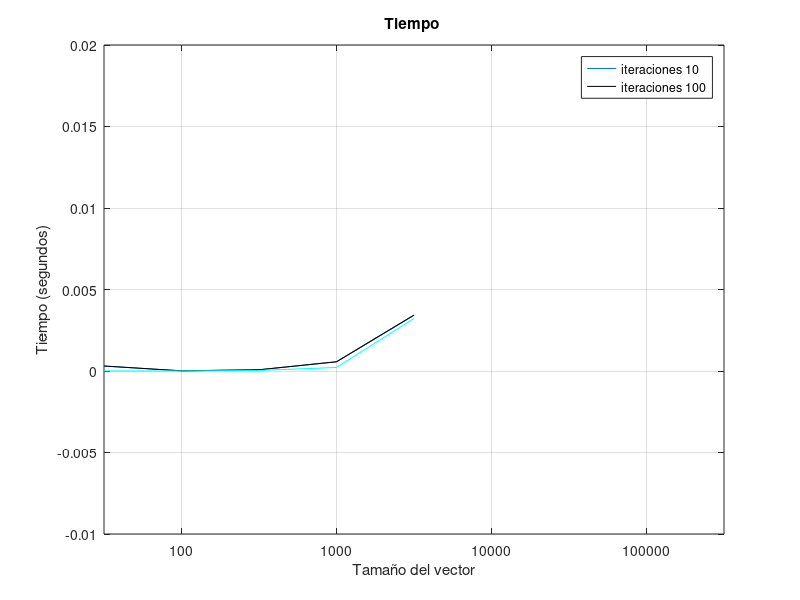

Write MATLAB code to recreate this figure.
clc;
clear;


tam = [100, 1000, 10000, 100000, 1000000];

iteracion10 = [0.000306, 0.000010, 0.000076, 0.000566, 0.003427];

iteracion1000 = [0.000005, 0.000005, 0.000031, 0.000218, 0.003222];


figure(1)
plot((1:5), iteracion10);
hold on
plot((1:5), iteracion10, 'Color',[0 0 0]);
plot((1:5), iteracion1000, 'Color',[0 1 1]);

title("Tiempo ");
xlabel("Tamaño del vector");
ylabel("Tiempo (segundos)");
xlim([1 9]);
ylim([-0.01 0.02]);
xticklabels(tam);
legend('iteraciones 10','iteraciones 100');
grid on;
hold off;